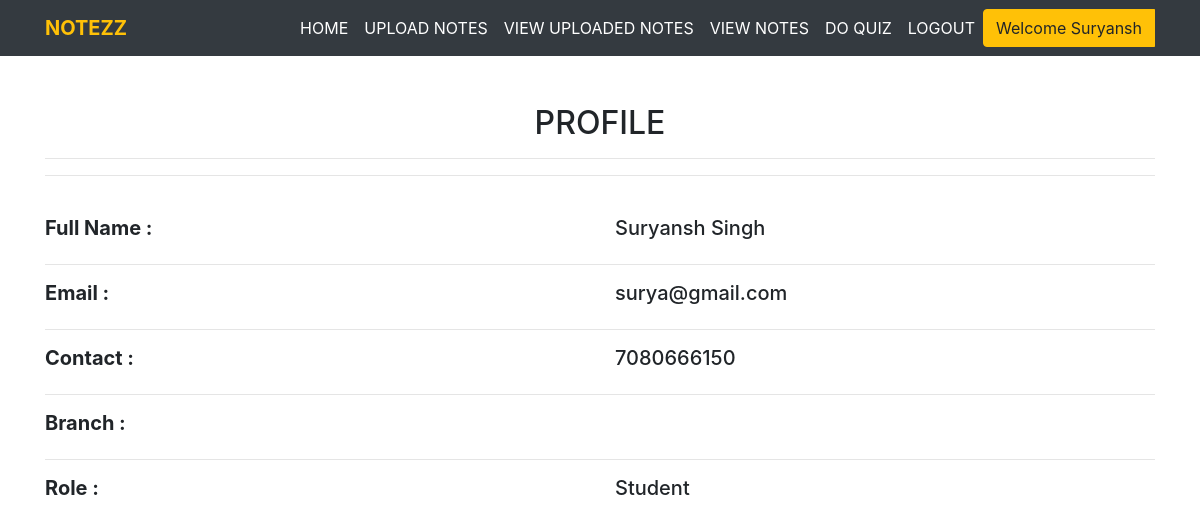
Page /profile/ (signed in) on the committed database.
### notes/models.py (models this page shows)
class Signup(models.Model):
    user = models.ForeignKey(User,on_delete=models.CASCADE,null=True)
    contact = models.CharField(max_length=10,null=True)
    role = models.CharField(max_length=15,null=True)

### notes/views.py (the view)
# urls.py: path('profile/', profile, name='profile'),
def profile(request):
    if not request.user.is_authenticated:
        return redirect('login')
    user = User.objects.get(id=request.user.id)
    data = Signup.objects.get(user = user)
    d = {'data':data, 'user':user}
    return render(request, 'profile.html', d)

### notes/templates/profile.html (shortened to what this page needs)
{% extends 'user_nav.html' %}
{% load static %}
{% block body %}
<div class="container mt-5">
    <h2 class="text-center">PROFILE</h2>
    <hr><hr><br>
    <div class="row">
        <div class="col-md-6">
            <h5><b>Full Name : </b></h5>
        </div>
        <div class="col-md-6" style="text-transform: capitalize;">
            <h5>{{data.user.first_name}} {{data.user.last_name}}</h5>
        </div>
    </div>
    <hr>
    <div class="row">
        <div class="col-md-6">
            <h5><b>Email : </b></h5>
        </div>
        <div class="col-md-6">
            <h5>{{data.user.username}}</h5>
        </div>
    </div>
    <hr>
    <div class="row">
        <div class="col-md-6">
            <h5><b>Contact : </b></h5>
        </div>
        <div class="col-md-6">
            <h5>{{data.contact}}</h5>
        </div>
    </div>
    <hr>
    <div class="row">
        <div class="col-md-6">
            <h5><b>Branch : </b></h5>
        </div>
        <div class="col-md-6">
        </div>
    </div>
    <hr>
    <div class="row">
        <div class="col-md-6">
            <h5><b>Role : </b></h5>
        </div>
        <div class="col-md-6">
            <h5>{{data.role}}</h5>
        </div>
    </div>
</div>
{% endblock %}

### notes/templates/user_nav.html (shortened to what this page needs)
<!DOCTYPE html>
<html lang="en">
<head>
    {% load static %}
    <link rel="stylesheet" href="node_modules/bootstrap/dist/css/bootstrap.min.css">
    <link rel="stylesheet" href="https://stackpath.bootstrapcdn.com/bootstrap/4.3.1/css/bootstrap.min.css">
    <link rel="stylesheet" href="https://stackpath.bootstrapcdn.com/font-awesome/4.7.0/css/font-awesome.min.css">
    <link rel="stylesheet" href="{% static 'style.css' %}">
</head>
<body>
    <nav class="navbar navbar-expand-md bg-dark navbar-dark">
        <div class="container">
            <a href="#" class="navbar-brand text-warning font-weight-bold">NOTEZZ</a>
            <div class="collapse navbar-collapse text-center" id="collapsenavbar">
                <ul class="navbar-nav ml-auto">
                    <li class="nav-item">
                        <a href="{% url 'profile' %}" class="nav-link text-white">HOME</a>
                    </li>
                    <li class="nav-item">
                        <a href="{% url 'upload_notes' %}" class="nav-link text-white">UPLOAD NOTES</a>
                    </li>
                    <li class="nav-item">
                        <a href="{% url 'view_mynotes' %}" class="nav-link text-white">VIEW UPLOADED NOTES</a>
                    </li>
                    <li class="nav-item">
                        <a href="{% url 'Book:chapters' %}" class="nav-link text-white">VIEW NOTES</a>
                    </li>
                    <li class="nav-item">
                        <a href="{% url 'quiz:home' %}" class="nav-link text-white">DO QUIZ</a>
                    </li>
                    <li class="nav-item">
                        <a href="{% url 'logout' %}" class="nav-link text-white">LOGOUT</a>
                    </li>
                </ul>
                <div class="btn-group">
                    <button type="button" class="btn btn-warning dropdown toggle" data-toggle="dropdown">Welcome {{request.user.first_name}}</button>
                </div>
            </div>
        </div>
    </nav>
    {% block body %}
    {% endblock %}
</body>
</html>

### rows in the picture
Signup: user.first_name "Suryansh", user.last_name "Singh", user.username "surya@gmail.com", contact "7080666150", role "Student"

### other values in the picture
{{ request.user.first_name }} "Suryansh"
